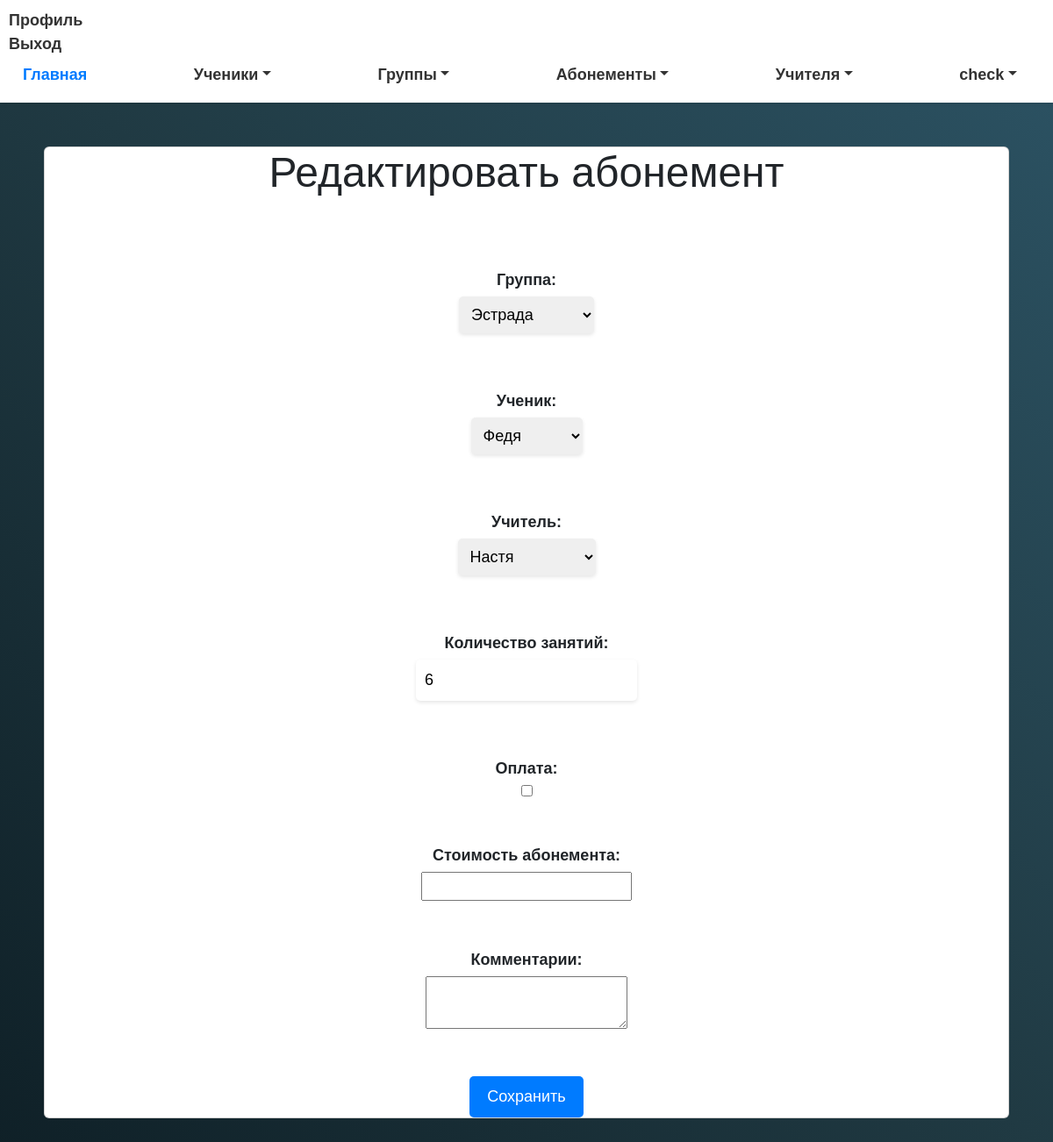
Screenshot of /subscriptions/6/edit/ (signed in) with the database file from the repository.
### myapp/models.py (models this page shows, shortened)
class Subscription(models.Model):
    group = models.ForeignKey(Group, on_delete=models.CASCADE)
    client = models.ForeignKey(Client, on_delete=models.CASCADE)
    coach = models.ForeignKey(Coach, on_delete=models.CASCADE)
    lessons_count = models.IntegerField()
    attendance = models.BooleanField(default=False)
    price = models.DecimalField(max_digits=10, decimal_places=2)  # Добавляем поле для стоимости абонемента
    comment = models.TextField(blank=True, null=True)
    button_highlighted = models.BooleanField(default=False)
    date = models.DateTimeField(default=timezone.now)  # Добавляем поле для даты создания

class Group(models.Model):
    name = models.CharField(max_length=255)
    coach = models.ForeignKey('Coach', on_delete=models.CASCADE)
    description = models.TextField()
    students = models.ManyToManyField(Client, related_name='group_students')

class Client(models.Model):
    full_name = models.CharField(max_length=255)
    birth_date = models.DateField()
    phone_number = models.CharField(max_length=20)
    parent_name = models.CharField(max_length=255)
    address = models.CharField(max_length=255, default='Unknown Address')  # Add a default value here
    card_number = models.CharField(max_length=100, unique=True)
    group_obj = models.ForeignKey('Group', on_delete=models.CASCADE, null=True, blank=True)
    date_joined = models.DateField()

class Coach(models.Model):
    full_name = models.CharField(max_length=255)
    phone_number = models.CharField(max_length=20)
    students = models.ManyToManyField(Client, null=True, blank=True)
    groupqs = models.ManyToManyField(Group, related_name='coach_groupqs', null=True, blank=True)

### myapp/views.py (the view, shortened to what this page needs)
# urls.py: path('subscriptions/<int:subscription_id>/edit/', edit_subscription, name='edit_subscription'),
@login_required
def edit_subscription(request, subscription_id):
    subscription = Subscription.objects.get(id=subscription_id)
    groups = Group.objects.all()
    clients = Client.objects.all()
    coaches = Coach.objects.all()
    return render(request, 'edit_subscription.html', {
        'subscription': subscription,
        'groups': groups,
        'clients': clients,
        'coaches': coaches
    })

### myapp/templates/edit_subscription.html (shortened to what this page needs)
{% extends 'base.html' %}
{% block content %}
<div class="container">
    <div class="card">
        <h1>Редактировать абонемент</h1>
        <form method="POST">
            <label for="group">Группа:</label>
            <select id="group" name="group">
                {% for group in groups %}
                    <option value="{{ group.id }}" {% if group.id == subscription.group.id %} selected {% endif %}>{{ group.name }}</option>
                {% endfor %}
            </select><br><br>
            <label for="client">Ученик:</label>
            <select id="client" name="client">
                {% for client in clients %}
                    <option value="{{ client.id }}" {% if client.id == subscription.client.id %} selected {% endif %}>{{ client.full_name }}</option>
                {% endfor %}
            </select><br><br>
            <label for="coach">Учитель:</label>
            <select id="coach" name="coach">
                {% for coach in coaches %}
                    <option value="{{ coach.id }}" {% if coach.id == subscription.coach.id %} selected {% endif %}>{{ coach.full_name }}</option>
                {% endfor %}
            </select><br><br>
            <label for="lessons_count">Количество занятий:</label>
            <input type="text" id="lessons_count" name="lessons_count" value="{{ subscription.lessons_count }}"><br><br>
            <label for="attendance">Оплата:</label>
            <input type="checkbox" id="attendance" name="attendance" {% if subscription.attendance %} checked {% endif %}><br><br>
                    <label for="price">Стоимость абонемента:</label>
        <input type="number" id="price" name="price" required><br><br>
            <label for="comment">Комментарии:</label>
            <textarea id="comment" name="comment">{{ subscription.comment }}</textarea><br><br>
            <button type="submit">Сохранить</button>
</form>
    </div>
</div>
{% endblock %}

### myapp/static/css/myapp.css (style rules this page uses)
body { font-family: Arial, sans-serif; background-image: linear-gradient(to right top, #0f2027, #203a43, #2c5364); }
.container { max-width: 1200px; margin: 0 auto; padding: 50px; color: #fff; text-align: center; }
h1 { font-size: 3rem; margin-bottom: 30px; }
form { max-width: 500px; margin: 50px auto 0; display: flex; flex-direction: column; align-items: center; }
label { margin-bottom: 5px; font-weight: bold; }
input[type="text"], select { padding: 10px; margin-bottom: 10px; border-radius: 5px; border: none; box-shadow: 0 2px 4px rgba(0, 0, 0, 0.1); }
button[type="submit"] { padding: 10px 20px; color: #fff; background-color: #007bff; border: none; border-radius: 5px; cursor: pointer; transition: all 0.3s ease-in-out; }

### myapp/templates/base.html (style rules this page uses)
body, nav a, .nav-link, .dropdown-item { font-size: 18px; }

### rows the page displays
Subscription: group "Эстрада", client "Федя", coach "Настя", lessons_count "6"
